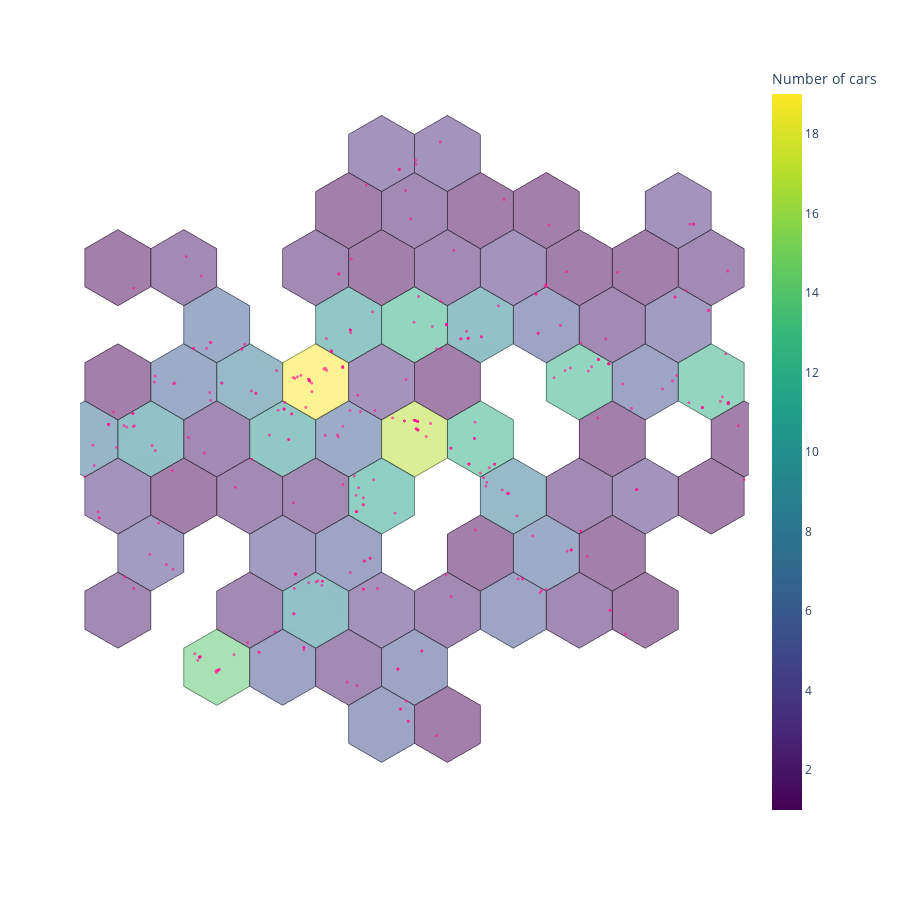

Notebook cell for this chart:
### Code cell
# Mapbox not available
fig = ff.create_hexbin_mapbox(
    data_frame=df, lat="lat", lon="lon",
    nx_hexagon=10, opacity=0.5, labels={"color": "Number of cars"},
    min_count=1, color_continuous_scale="Viridis",
    show_original_data=True,
    original_data_marker=dict(size=4, opacity=0.6, color="deeppink"),
    mapbox_style="white-bg", height=900, width=900
)
fig.show()
